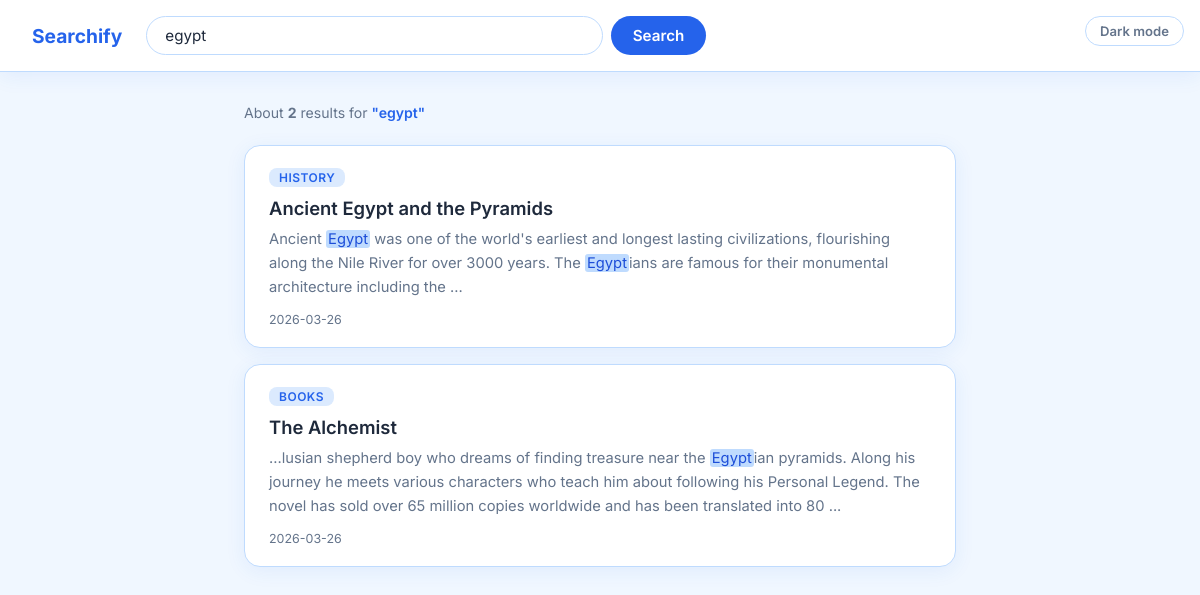
/search?q=egypt, run on the app's committed database.
### tables this page shows
CREATE TABLE documents (
        id         INTEGER PRIMARY KEY AUTOINCREMENT,
        title      TEXT,
        content    TEXT,
        category   TEXT,
        created_at TEXT DEFAULT (datetime('now'))
    );

### app.py (the view)
@app.route("/search")
def search():
    query = request.args.get("q", "").strip()
    page  = int(request.args.get("page", 1))
    if not query:
        return render_template("index.html", history=get_recent_history())
    save_history(query)
    if USE_FULLTEXT:
        results, total = search_fulltext(query, page)
    else:
        results, total = search_like(query, page)
    per_page    = 5
    total_pages = (total + per_page - 1) // per_page
    return render_template(
        "results.html",
        results=results,
        query=query,
        page=page,
        total=total,
        total_pages=total_pages,
        per_page=per_page
    )

### database/db.py (called while the page is built)
def get_connection():
    conn = sqlite3.connect(DB_PATH)
    conn.row_factory = sqlite3.Row  # lets us access columns by name like a dict
    return conn

### models/document.py (called while the page is built)
def search_like(query, page=1, per_page=5):
    offset = (page - 1) * per_page
    conn = get_connection()
    cursor = conn.cursor()
    cursor.execute("""
        SELECT *,
               (CASE WHEN title LIKE ? THEN 2 ELSE 0 END +
                CASE WHEN content LIKE ? THEN 1 ELSE 0 END) AS score
        FROM documents
        WHERE title LIKE ? OR content LIKE ?
        ORDER BY score DESC
        LIMIT ? OFFSET ?
    """, (f"%{query}%", f"%{query}%", f"%{query}%", f"%{query}%", per_page, offset))
    results = [dict(row) for row in cursor.fetchall()]
    cursor.execute("""
        SELECT COUNT(*) as total FROM documents
        WHERE title LIKE ? OR content LIKE ?
    """, (f"%{query}%", f"%{query}%"))
    total = cursor.fetchone()["total"]
    conn.close()
    return results, total

def save_history(query):
    conn = get_connection()
    cursor = conn.cursor()
    cursor.execute("INSERT INTO search_history (query) VALUES (?)", (query,))
    conn.commit()
    conn.close()

### utils/search.py (called while the page is built)
def highlight(text, query, max_length=200):
    if not text or not query:
        return text[:max_length] + "..." if text and len(text) > max_length else text
    lower_text = text.lower()
    lower_query = query.lower()
    pos = lower_text.find(lower_query)
    if pos != -1:
        start = max(0, pos - 60)
        end = min(len(text), pos + max_length)
        snippet = ("..." if start > 0 else "") + text[start:end] + ("..." if end < len(text) else "")
    else:
        snippet = text[:max_length] + ("..." if len(text) > max_length else "")
    words = re.escape(query).replace(r"\ ", "|")
    pattern = re.compile(f"({words})", re.IGNORECASE)
    return pattern.sub(r'<mark>\1</mark>', snippet)

### templates/results.html (shortened to what this page needs)
<!DOCTYPE html>
<html lang="en">
<head>
  <link rel="stylesheet" href="{{ url_for('static', filename='style.css') }}"/>
</head>
<body>
  <button class="theme-toggle" id="theme-toggle">Dark mode</button>
  <header class="results-header">
    <a href="/" class="header-logo">Searchify</a>
    <form action="/search" method="GET" class="header-search-form">
      <input type="text" name="q" value="{{ query }}" class="search-box header-search-box"/>
      <button type="submit" class="search-btn">Search</button>
    </form>
  </header>
  <main class="results-wrapper">
    <p class="result-count">
      About <strong>{{ total }}</strong> result{{ 's' if total != 1 }} for
      <span class="query-highlight">"{{ query }}"</span>
    </p>
    {% if results %}
      {% for doc in results %}
      <div class="result-card">
        <span class="result-category">{{ doc.category }}</span>
        <h2 class="result-title">{{ doc.title }}</h2>
        <p class="result-snippet">
          {{ highlight(doc.content, query) | safe }}
        </p>
        <span class="result-meta">
          {{ doc.created_at[:10] if doc.created_at else '' }}
        </span>
      </div>
      {% endfor %}
    {% else %}
      <div class="no-results">
        <p>No results found for <strong>"{{ query }}"</strong></p>
        <p>Try different keywords or check your spelling.</p>
      </div>
    {% endif %}
  </main>
</body>
</html>

### static/style.css (style rules this page uses)
:root { --bg-primary: #F0F7FF; --bg-card: #FFFFFF; --bg-input: #FFFFFF; --border-color: #BFDBFE; --accent: #2563EB; --accent-hover: #1D4ED8; --accent-light: #DBEAFE; --text-primary: #1E293B; --text-muted: #64748B; --text-accent: #2563EB; --pill-bg: #DBEAFE; --pill-text: #1D4ED8; --mark-bg: #BFDBFE; --mark-text: #1D4ED8; --shadow: 0 4px 20px rgba(37,99,235,0.08); --shadow-hover: 0 8px 28px rgba(37,99,235,0.15); }
*, *::before, *::after { box-sizing: border-box; margin: 0; padding: 0; }
body { background-color: var(--bg-primary); color: var(--text-primary); font-family: 'Inter', sans-serif; min-height: 100vh; transition: background-color 0.3s, color 0.3s; }
.theme-toggle { position: fixed; top: 1rem; right: 1rem; z-index: 100; background: var(--bg-card); border: 1.5px solid var(--border-color); border-radius: 20px; padding: 6px 14px; font-size: 0.82rem; font-weight: 600; color: var(--text-muted); cursor: pointer; transition: all 0.2s; font-family: 'Inter', sans-serif; }
.search-box { flex: 1; background: transparent; border: none; outline: none; color: var(--text-primary); font-size: 1rem; font-family: inherit; }
.search-box::placeholder { color: var(--text-muted); }
.search-btn { background: var(--accent); color: white; border: none; border-radius: 24px; padding: 10px 22px; font-size: 0.95rem; font-weight: 600; cursor: pointer; transition: background 0.2s, transform 0.1s; font-family: inherit; }
.results-header { display: flex; align-items: center; gap: 1.5rem; padding: 1rem 2rem; background: var(--bg-card); border-bottom: 1.5px solid var(--border-color); position: sticky; top: 0; z-index: 10; box-shadow: var(--shadow); }
.header-logo { text-decoration: none; color: var(--accent); font-weight: 700; font-size: 1.2rem; white-space: nowrap; }
.header-search-form { display: flex; gap: 0.5rem; flex: 1; max-width: 560px; }
.header-search-box { flex: 1; background: var(--bg-input); border: 1.5px solid var(--border-color); border-radius: 24px; padding: 9px 18px; color: var(--text-primary); font-size: 0.95rem; font-family: inherit; outline: none; transition: border-color 0.2s; }
.results-wrapper { max-width: 760px; margin: 2rem auto; padding: 0 1.5rem 4rem; }
.result-count { color: var(--text-muted); font-size: 0.88rem; margin-bottom: 1.5rem; }
.query-highlight { color: var(--accent); font-weight: 600; }
.result-card { background: var(--bg-card); border: 1.5px solid var(--border-color); border-radius: 16px; padding: 20px 24px; margin-bottom: 1rem; box-shadow: var(--shadow); transition: transform 0.2s, box-shadow 0.2s; }
.result-category { display: inline-block; background: var(--accent-light); color: var(--text-accent); border-radius: 8px; padding: 2px 10px; font-size: 0.75rem; font-weight: 600; text-transform: uppercase; letter-spacing: 0.5px; margin-bottom: 0.6rem; }
.result-title { font-size: 1.15rem; font-weight: 600; color: var(--text-primary); margin-bottom: 0.5rem; }
.result-snippet { color: var(--text-muted); font-size: 0.92rem; line-height: 1.65; }
.result-snippet mark { background: var(--mark-bg); color: var(--mark-text); border-radius: 3px; padding: 0 2px; }
.result-meta { display: block; margin-top: 0.8rem; font-size: 0.78rem; color: var(--text-muted); }

### data on the page
documents: category "HISTORY", title "Ancient Egypt and the Pyramids", content "Ancient Egypt was one of the world's earliest and longest lasting civilizations, flourishing along the Nile River for over 3000 years. The Egypt ians are famous for their monumental architecture including the ...", created_at "2026-03-26"
documents: category "BOOKS", title "The Alchemist", content "...lusian shepherd boy who dreams of finding treasure near the Egypt ian pyramids. Along his journey he meets various characters who teach him about following his Personal Legend. The novel has sold over 65 million copies worldwide and has been translated into 80 ...", created_at "2026-03-26"

### other printed values
{{ total }} "2"
{{ 's' if total != 1 }} "s"
{{ query }} "egypt"
